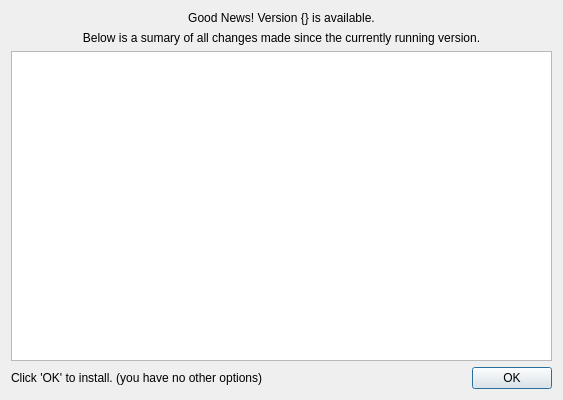
<?xml version="1.0" encoding="UTF-8"?>
<ui version="4.0">
 <class>Dialog</class>
 <widget class="QDialog" name="Dialog">
  <property name="geometry">
   <rect>
    <x>0</x>
    <y>0</y>
    <width>563</width>
    <height>400</height>
   </rect>
  </property>
  <property name="windowTitle">
   <string>Dialog</string>
  </property>
  <layout class="QVBoxLayout" name="verticalLayout">
   <item>
    <widget class="QLabel" name="newVersionHeaderLabel">
     <property name="styleSheet">
      <string notr="true">font: 87 26pt &quot;Segoe UI&quot;;</string>
     </property>
     <property name="text">
      <string>Good News! Version {} is available.</string>
     </property>
     <property name="alignment">
      <set>Qt::AlignCenter</set>
     </property>
    </widget>
   </item>
   <item>
    <widget class="QLabel" name="label_2">
     <property name="text">
      <string>Below is a sumary of all changes made since the currently running version.</string>
     </property>
     <property name="alignment">
      <set>Qt::AlignCenter</set>
     </property>
    </widget>
   </item>
   <item>
    <widget class="QTextEdit" name="changeLogSummaryEdit"/>
   </item>
   <item>
    <layout class="QHBoxLayout" name="horizontalLayout">
     <item>
      <widget class="QLabel" name="label_3">
       <property name="text">
        <string>Click 'OK' to install. (you have no other options)</string>
       </property>
      </widget>
     </item>
     <item>
      <spacer name="horizontalSpacer">
       <property name="orientation">
        <enum>Qt::Horizontal</enum>
       </property>
       <property name="sizeHint" stdset="0">
        <size>
         <width>40</width>
         <height>20</height>
        </size>
       </property>
      </spacer>
     </item>
     <item>
      <widget class="QDialogButtonBox" name="buttonBox">
       <property name="orientation">
        <enum>Qt::Horizontal</enum>
       </property>
       <property name="standardButtons">
        <set>QDialogButtonBox::Ok</set>
       </property>
      </widget>
     </item>
    </layout>
   </item>
  </layout>
 </widget>
 <resources/>
 <connections>
  <connection>
   <sender>buttonBox</sender>
   <signal>accepted()</signal>
   <receiver>Dialog</receiver>
   <slot>accept()</slot>
   <hints>
    <hint type="sourcelabel">
     <x>248</x>
     <y>254</y>
    </hint>
    <hint type="destinationlabel">
     <x>157</x>
     <y>274</y>
    </hint>
   </hints>
  </connection>
  <connection>
   <sender>buttonBox</sender>
   <signal>rejected()</signal>
   <receiver>Dialog</receiver>
   <slot>reject()</slot>
   <hints>
    <hint type="sourcelabel">
     <x>316</x>
     <y>260</y>
    </hint>
    <hint type="destinationlabel">
     <x>286</x>
     <y>274</y>
    </hint>
   </hints>
  </connection>
 </connections>
</ui>
